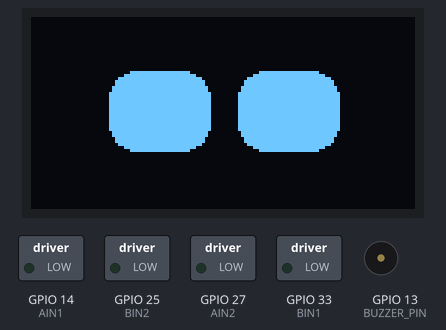
A sketch run on a simulated ESP32. On the bench: 128×64 one-colour display, switched loads named in the sketch (green lamp = pin HIGH), buzzer (waves = sounding, pin HIGH). WiFi joins after 1.5 s; servers stay silent unless stated; what the sketch prints to the serial monitor is not drawn.

Above: at 1.9 s.
At 6.1 s:
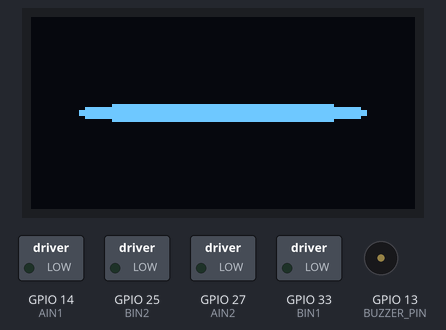
At 10.8 s:
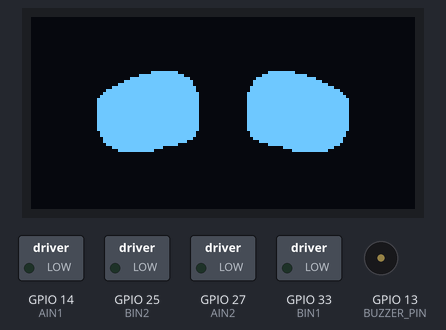
Timing chart, 0 to 12.3 s (numbered marks = the images above):
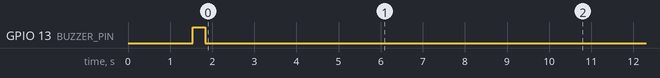

The sketch:

Main_codE.ino
```cpp
/* ESP32 robot with freeRTOS and facial expressions. It is controlled wirelessly through a wifi app.
 * Robots can show emotions like vectors and cosmos. It has an MPU6050 and an Oled screen.
 * The real-time operating system will allow me to push ESP32 at its limit.
 * This is the first version of this project. I have only added basic expressions more are coming in the future.
 * I will also add SLAM and Swarming features in the future.
 * Download the wifi app from Git Hub. Get the Ip address from the serial monitor. UDP port is 1234 unless you have changed the code.
 */


#include <Wire.h>
#include <Adafruit_GFX.h>
#include <Adafruit_SSD1306.h>
#include "WiFi.h"
#include "roboteyes.h"
#include "AsyncUDP.h"
#include "seperatestring.h"
#include "MotorController.h"
#define freertos/queue.h

#define SCREEN_WIDTH 128 // OLED display width, in pixels
#define SCREEN_HEIGHT 64 // OLED display height, in pixels

//char Direction ='';
//left side motor
//#define PWM1 12
#define AIN1 14
#define AIN2 27
//Right side motor
//#define PWM2 32
#define BIN1 33
#define BIN2 25
#define BUZZER_PIN 13
//#define STBY 26
#define CommandArray_SIZE   20

char *CommandArray [CommandArray_SIZE]; // this is reused each call
char *strData = NULL; // this is allocated in separate and needs to be free( ) eventually

const char * ssid = "DESKTOP-FBGEEMC 6773";//Change your wifi name
const char * password = "hinet123";//Change your wifi password
const char * BroadcastData = "";
AsyncUDP udp;
String PhrasedData = "";

int Speed=255;
int count = 1;
int aninum=0;
// Declaration for an SSD1306 display connected to I2C (SDA, SCL pins)
Adafruit_SSD1306 display(SCREEN_WIDTH, SCREEN_HEIGHT, &Wire, -1);

TaskHandle_t xHandle = NULL;
//Animation task
//There are better ways of doing this but this was the easiest.
//Let me know if you can make this part better.
void dispTask(void *pvParameters) {

     while (1) {
          if(aninum ==1) //animation number 1 when robot goes left
          {
            //Serial.println("left");
             look_left(500);
          }
          if(aninum ==2)//animation number 2 when robot goes right
          {  //Serial.println("right");
             look_right(500);
          }
          if(aninum ==0)//animation number 0 for rest.
          {  //Serial.println("right");
             blink_eyes(1000,1);
             sad_blink(400,1);
          }
         // vTaskDelete(xHandle);
           //vTaskSuspend( NULL );
    vTaskDelay(1);
    }
}

void buzzerTask(void *pvParameters) {
    while (1) {
        digitalWrite(BUZZER_PIN, HIGH);
        vTaskDelay(300 / portTICK_PERIOD_MS); // Buzz for 3 sec
        digitalWrite(BUZZER_PIN, LOW);
        vTaskDelay(90000 / portTICK_PERIOD_MS); // Wait for 90 sec
    }
}


void setup() {
      //Motor drivers pins
  //pinMode(PWM1,OUTPUT);
  pinMode(AIN1,OUTPUT);
  pinMode(AIN2,OUTPUT);
  //pinMode(PWM2,OUTPUT);
  pinMode(BIN1,OUTPUT);
  pinMode(BIN2,OUTPUT);
  pinMode(BUZZER_PIN, OUTPUT); // Set buzzer pin as output

  Serial.begin(115200);
  //-startwifi
    WiFi.mode(WIFI_STA);
    WiFi.begin(ssid, password);
    if (WiFi.waitForConnectResult() != WL_CONNECTED) {
        Serial.println("WiFi Failed");
        while(1) {
            vTaskDelay(500/ portTICK_RATE_MS);
        }
    }
      // Recieve data through wifi
  if(udp.listen(1234)) {//UDP port number if there is any problem change this.
        Serial.print("UDP Listening on IP: ");
        Serial.println(WiFi.localIP());
        udp.onPacket([] (AsyncUDPPacket packet) {
            /*
            Serial.print(", From: ");
            Serial.print(packet.remoteIP());
            Serial.print(":");
            Serial.print(", Length: ");
            Serial.print(packet.length());
            Serial.print(", Data: ");
            Serial.write(packet.data(), packet.length());
            Serial.println();
            */
            //Data phrasing making recieved readable into string
            //packet.printf("Got %u bytes of data", packet.length());
            char* tmpStr = (char*) malloc(packet.length() + 1);
            memcpy(tmpStr, packet.data(), packet.length());
            tmpStr[packet.length()] = '\0'; // ensure null termination
            PhrasedData = String(tmpStr);
            free(tmpStr); // Strign(char*) creates a copy so we can delete our one
            Serial.println(PhrasedData);
        });
        xTaskCreatePinnedToCore(buzzerTask, "buzzerTask", 2048, NULL, 0, NULL, 0);

  }
 //display
 if(!display.begin(SSD1306_SWITCHCAPVCC, 0x3C)) { // Address 0x3D for 128x64
    Serial.println(F("SSD1306 allocation failed"));
    for(;;);
  }
  display.clearDisplay();
  //Create a task to diaply eyes animation
    xTaskCreatePinnedToCore(
    dispTask,   // Display task
    "dispTask", // Task name
    4096,       // Stack size
    NULL,       // No parameters
    0,          // Priority
    &xHandle,       // No handle returned
    0);

}
void loop() {

  Plzgetstring(PhrasedData);// Get the incoming data and seprerate the commands into array.
  Speed = (String(CommandArray [1])).toInt();//Speed of the robot
  if(String(CommandArray [0])=="f"|| String(CommandArray [0])=="F")
{
 forward(AIN1,AIN2,BIN1,BIN2,Speed);
}
if(String(CommandArray [0])=="b"|| String(CommandArray [0])=="B")
{
 backward(AIN1,AIN2,BIN1,BIN2,Speed);
}
if(String(CommandArray [0])=="L"|| String(CommandArray [0])=="l")
{
 left(AIN1,AIN2,BIN1,BIN2,Speed);
 aninum=1;
}
if(String(CommandArray [0])=="R"|| String(CommandArray [0])=="r")
{
 right(AIN1,AIN2,BIN1,BIN2,Speed);
 aninum=2;
}
if(String(CommandArray [0])=="S" || String(CommandArray [0])=="s")
{
 aninum=0;
 Stop(AIN1,AIN2,BIN1,BIN2,Speed);
}
}

void Plzgetstring(String phraseData)
{
  String str;
  int N = 0;
  str = phraseData;
  //Serial.print(F("input str:")); Serial.println(str);
  N = separate (str, CommandArray, CommandArray_SIZE,  &strData);
 // for (int n = 0; n < N; n++) {
   // Serial.println (CommandArray [n]);
 // }
  freeData(&strData);
}
```

MotorController.cpp
```cpp
#include "MotorController.h"

void forward(int AIN1,int AIN2,int BIN1,int BIN2,int Speed)
{
  digitalWrite(AIN1,HIGH); //Motor A Rotate Clockwise
  digitalWrite(AIN2,LOW);
  digitalWrite(BIN1,HIGH); //Motor B Rotate Clockwise
  digitalWrite(BIN2,LOW);
  //analogWrite(PWM1,Speed); //Speed control of Motor A
  //analogWrite(PWM2,Speed); //Speed control of Motor B
  //Serial.println("Fwd");
}
void backward(int AIN1,int AIN2,int BIN1,int BIN2,int Speed)
{
  digitalWrite(AIN1,LOW); //Motor A Rotate Clockwise
  digitalWrite(AIN2,HIGH);
  digitalWrite(BIN1,LOW); //Motor B Rotate Clockwise
  digitalWrite(BIN2,HIGH);
  //analogWrite(PWM1,Speed); //Speed control of Motor A
  //analogWrite(PWM2,Speed); //Speed control of Motor B
  //Serial.println("Back");
}
void right(int AIN1,int AIN2,int BIN1,int BIN2,int Speed)
{
  digitalWrite(AIN1,HIGH); //Motor A Rotate Clockwise
  digitalWrite(AIN2,LOW);
  digitalWrite(BIN1,LOW); //Motor B Rotate Clockwise
  digitalWrite(BIN2,HIGH);
  //analogWrite(PWM1,Speed); //Speed control of Motor A
  //analogWrite(PWM2,Speed); //Speed control of Motor B
  //Serial.println("right");
}
void left(int AIN1,int AIN2,int BIN1,int BIN2,int Speed)
{
  digitalWrite(AIN1,LOW); //Motor A Rotate Clockwise
  digitalWrite(AIN2,HIGH);
  digitalWrite(BIN1,HIGH); //Motor B Rotate Clockwise
  digitalWrite(BIN2,LOW);
  //analogWrite(PWM1,Speed); //Speed control of Motor A
  //analogWrite(PWM2,Speed); //Speed control of Motor B
  //Serial.println("left");
}
void Stop(int AIN1,int AIN2,int BIN1,int BIN2,int Speed)
{
  digitalWrite(AIN1,LOW); //Motor A Rotate Clockwise
  digitalWrite(AIN2,LOW);
  digitalWrite(BIN1,LOW); //Motor B Rotate Clockwise
  digitalWrite(BIN2,LOW);
  //analogWrite(PWM1,0); //Speed control of Motor A
  //analogWrite(PWM2,0); //Speed control of Motor B
  //Serial.println("STOP");
}
```

MotorController.h
```cpp
#ifndef MOTORCONTROLLER_H
#define MOTORCONTROLLER_H
#include <Arduino.h>
//#include <analogWrite.h>//Will give analogwrite.h error.

void forward(int AIN1,int AIN2,int BIN1,int BIN2,int Speed);
void backward(int AIN1,int AIN2,int BIN1,int BIN2,int Speed);
void right(int AIN1,int AIN2,int BIN1,int BIN2,int Speed);
void left(int AIN1,int AIN2,int BIN1,int BIN2,int Speed);
void Stop(int AIN1,int AIN2,int BIN1,int BIN2,int Speed);

#endif
```

roboteyes.h
```cpp
#ifndef ROBOTEYES_H
#define ROBOTEYES_H

#include "Arduino.h"
#include <Adafruit_GFX.h>
#include <Adafruit_SSD1306.h>

extern Adafruit_SSD1306 display;
extern const uint8_t image_data_DISTRESSED_EYESarray[] PROGMEM;
extern const uint8_t eye_lookleft [] PROGMEM;
extern const uint8_t eye_lookright [] PROGMEM;
extern const uint8_t eye_nuetral [] PROGMEM;
extern const uint8_t eye_squint [] PROGMEM;
void look_nuetral(int t);
void blink_eyes(int t,int numberOfblinks);
void look_left(int t);
void look_right(int t);
void look_squint(int t);
void sad_blink(int t,int numberOfblinks);

#endif
```

seperatestring.h
```cpp
int separate (String& str,  // pass as a reference to avoid double memory usage
              char **p,  int size, char **pdata ) {
  int  n = 0;
  free(*pdata); // clean up last data as we are reusing CommandArray[ ]
  // BE CAREFUL not to free it twice
  // calling free on NULL is OK
  *pdata = strdup(str.c_str()); // allocate new memory for the result.
  if (*pdata == NULL) {
    Serial.println("OUT OF MEMORY");
    return 0;
  }
  *p++ = strtok (*pdata, " ");
  for (n = 1; NULL != (*p++ = strtok (NULL, " ")); n++) {
    if (size == n) {
      break;
    }
  }
  return n;
}
// use this free the memory after use
void freeData(char **pdata) {
  free(*pdata);
  *pdata = NULL;
//  numberOfStr = 0;
}
```

Source omitted: roboteyes.cpp (data table, 40007 bytes)

Measured:
- by itself, GPIO 13 (BUZZER_PIN): LOW → HIGH at 1.5 s, → LOW 0.30 s later
- by itself, everything shown: repeats every 10.4 s, in 18 steps
- what the display in image 0 shows lasts 1.0 s, from 1.6 s to 2.6 s
